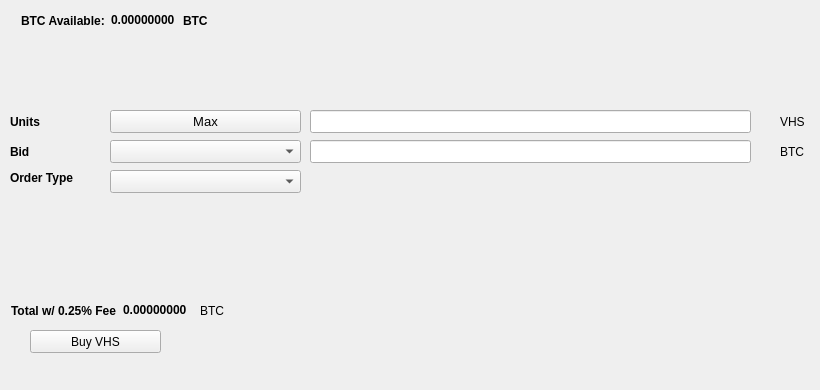
   <widget class="QWidget" name="BuyTab">
    <attribute name="title">
     <string>Buy</string>
    </attribute>
    <widget class="QPushButton" name="BuyVHS">
     <property name="geometry">
      <rect>
       <x>30</x>
       <y>330</y>
       <width>131</width>
       <height>23</height>
      </rect>
     </property>
     <property name="text">
      <string>Buy VHS</string>
     </property>
     <property name="icon">
      <iconset resource="../vhs.qrc">
       <normaloff>:/icons/bitcoin</normaloff>:/icons/bitcoin</iconset>
     </property>
    </widget>
    <widget class="QLabel" name="label_3">
     <property name="geometry">
      <rect>
       <x>10</x>
       <y>110</y>
       <width>46</width>
       <height>23</height>
      </rect>
     </property>
     <property name="font">
      <font>
       <weight>75</weight>
       <bold>true</bold>
      </font>
     </property>
     <property name="text">
      <string>Units</string>
     </property>
    </widget>
    <widget class="QLineEdit" name="UnitsInput">
     <property name="geometry">
      <rect>
       <x>310</x>
       <y>110</y>
       <width>441</width>
       <height>23</height>
      </rect>
     </property>
     <property name="font">
      <font>
       <pointsize>9</pointsize>
       <weight>75</weight>
       <bold>true</bold>
      </font>
     </property>
    </widget>
    <widget class="QLineEdit" name="BuyBidPriceEdit">
     <property name="geometry">
      <rect>
       <x>310</x>
       <y>140</y>
       <width>441</width>
       <height>23</height>
      </rect>
     </property>
     <property name="font">
      <font>
       <pointsize>9</pointsize>
       <weight>75</weight>
       <bold>true</bold>
      </font>
     </property>
    </widget>
    <widget class="QLabel" name="label_4">
     <property name="geometry">
      <rect>
       <x>780</x>
       <y>110</y>
       <width>31</width>
       <height>23</height>
      </rect>
     </property>
     <property name="text">
      <string>VHS</string>
     </property>
    </widget>
    <widget class="QLabel" name="label_5">
     <property name="geometry">
      <rect>
       <x>780</x>
       <y>140</y>
       <width>31</width>
       <height>23</height>
      </rect>
     </property>
     <property name="text">
      <string>BTC</string>
     </property>
    </widget>
    <widget class="QLabel" name="label_6">
     <property name="geometry">
      <rect>
       <x>10</x>
       <y>140</y>
       <width>46</width>
       <height>23</height>
      </rect>
     </property>
     <property name="font">
      <font>
       <weight>75</weight>
       <bold>true</bold>
      </font>
     </property>
     <property name="text">
      <string>Bid</string>
     </property>
    </widget>
    <widget class="QLabel" name="label_7">
     <property name="geometry">
      <rect>
       <x>10</x>
       <y>170</y>
       <width>91</width>
       <height>16</height>
      </rect>
     </property>
     <property name="font">
      <font>
       <weight>75</weight>
       <bold>true</bold>
      </font>
     </property>
     <property name="text">
      <string>Order Type</string>
     </property>
    </widget>
    <widget class="QPushButton" name="Buy_Max_Amount">
     <property name="geometry">
      <rect>
       <x>110</x>
       <y>110</y>
       <width>191</width>
       <height>23</height>
      </rect>
     </property>
     <property name="font">
      <font>
       <pointsize>10</pointsize>
      </font>
     </property>
     <property name="text">
      <string>Max</string>
     </property>
    </widget>
    <widget class="QComboBox" name="BuyBidcomboBox">
     <property name="geometry">
      <rect>
       <x>110</x>
       <y>140</y>
       <width>191</width>
       <height>23</height>
      </rect>
     </property>
     <property name="font">
      <font>
       <pointsize>10</pointsize>
      </font>
     </property>
    </widget>
    <widget class="QComboBox" name="buyOrdertypeCombo">
     <property name="geometry">
      <rect>
       <x>110</x>
       <y>170</y>
       <width>191</width>
       <height>23</height>
      </rect>
     </property>
     <property name="font">
      <font>
       <pointsize>10</pointsize>
      </font>
     </property>
    </widget>
    <widget class="QWidget" name="layoutWidget1">
     <property name="geometry">
      <rect>
       <x>21</x>
       <y>11</y>
       <width>227</width>
       <height>19</height>
      </rect>
     </property>
     <layout class="QHBoxLayout" name="horizontalLayout_3">
      <item>
       <widget class="QLabel" name="label232">
        <property name="font">
         <font>
          <weight>75</weight>
          <bold>true</bold>
         </font>
        </property>
        <property name="text">
         <string>BTC Available:</string>
        </property>
       </widget>
      </item>
      <item>
       <widget class="QLabel" name="BtcAvailableLbl">
        <property name="palette">
         <palette>
          <active>
           <colorrole role="WindowText">
            <brush brushstyle="SolidPattern">
             <color alpha="255">
              <red>0</red>
              <green>0</green>
              <blue>0</blue>
             </color>
            </brush>
           </colorrole>
           <colorrole role="Button">
            <brush brushstyle="SolidPattern">
             <color alpha="255">
              <red>0</red>
              <green>170</green>
              <blue>0</blue>
             </color>
            </brush>
           </colorrole>
           <colorrole role="Light">
            <brush brushstyle="SolidPattern">
             <color alpha="255">
              <red>0</red>
              <green>255</green>
              <blue>0</blue>
             </color>
            </brush>
           </colorrole>
           <colorrole role="Midlight">
            <brush brushstyle="SolidPattern">
             <color alpha="255">
              <red>0</red>
              <green>212</green>
              <blue>0</blue>
             </color>
            </brush>
           </colorrole>
           <colorrole role="Dark">
            <brush brushstyle="SolidPattern">
             <color alpha="255">
              <red>0</red>
              <green>85</green>
              <blue>0</blue>
             </color>
            </brush>
           </colorrole>
           <colorrole role="Mid">
            <brush brushstyle="SolidPattern">
             <color alpha="255">
              <red>0</red>
              <green>113</green>
              <blue>0</blue>
             </color>
            </brush>
           </colorrole>
           <colorrole role="Text">
            <brush brushstyle="SolidPattern">
             <color alpha="255">
              <red>0</red>
              <green>170</green>
              <blue>0</blue>
             </color>
            </brush>
           </colorrole>
           <colorrole role="BrightText">
            <brush brushstyle="SolidPattern">
             <color alpha="255">
              <red>255</red>
              <green>255</green>
              <blue>255</blue>
             </color>
            </brush>
           </colorrole>
           <colorrole role="ButtonText">
            <brush brushstyle="SolidPattern">
             <color alpha="255">
              <red>0</red>
              <green>0</green>
              <blue>0</blue>
             </color>
            </brush>
           </colorrole>
           <colorrole role="Base">
            <brush brushstyle="SolidPattern">
             <color alpha="255">
              <red>255</red>
              <green>255</green>
              <blue>255</blue>
             </color>
            </brush>
           </colorrole>
           <colorrole role="Window">
            <brush brushstyle="SolidPattern">
             <color alpha="255">
              <red>0</red>
              <green>170</green>
              <blue>0</blue>
             </color>
            </brush>
           </colorrole>
           <colorrole role="Shadow">
            <brush brushstyle="SolidPattern">
             <color alpha="255">
              <red>0</red>
              <green>0</green>
              <blue>0</blue>
             </color>
            </brush>
           </colorrole>
           <colorrole role="AlternateBase">
            <brush brushstyle="SolidPattern">
             <color alpha="255">
              <red>127</red>
              <green>212</green>
              <blue>127</blue>
             </color>
            </brush>
           </colorrole>
           <colorrole role="ToolTipBase">
            <brush brushstyle="SolidPattern">
             <color alpha="255">
              <red>255</red>
              <green>255</green>
              <blue>220</blue>
             </color>
            </brush>
           </colorrole>
           <colorrole role="ToolTipText">
            <brush brushstyle="SolidPattern">
             <color alpha="255">
              <red>0</red>
              <green>0</green>
              <blue>0</blue>
             </color>
            </brush>
           </colorrole>
          </active>
          <inactive>
           <colorrole role="WindowText">
            <brush brushstyle="SolidPattern">
             <color alpha="255">
              <red>0</red>
              <green>0</green>
              <blue>0</blue>
             </color>
            </brush>
           </colorrole>
           <colorrole role="Button">
            <brush brushstyle="SolidPattern">
             <color alpha="255">
              <red>0</red>
              <green>170</green>
              <blue>0</blue>
             </color>
            </brush>
           </colorrole>
           <colorrole role="Light">
            <brush brushstyle="SolidPattern">
             <color alpha="255">
              <red>0</red>
              <green>255</green>
              <blue>0</blue>
             </color>
            </brush>
           </colorrole>
           <colorrole role="Midlight">
            <brush brushstyle="SolidPattern">
             <color alpha="255">
              <red>0</red>
              <green>212</green>
              <blue>0</blue>
             </color>
            </brush>
           </colorrole>
           <colorrole role="Dark">
            <brush brushstyle="SolidPattern">
             <color alpha="255">
              <red>0</red>
              <green>85</green>
              <blue>0</blue>
             </color>
            </brush>
           </colorrole>
           <colorrole role="Mid">
            <brush brushstyle="SolidPattern">
             <color alpha="255">
              <red>0</red>
              <green>113</green>
              <blue>0</blue>
             </color>
            </brush>
           </colorrole>
           <colorrole role="Text">
            <brush brushstyle="SolidPattern">
             <color alpha="255">
              <red>0</red>
              <green>170</green>
              <blue>0</blue>
             </color>
            </brush>
           </colorrole>
           <colorrole role="BrightText">
            <brush brushstyle="SolidPattern">
             <color alpha="255">
              <red>255</red>
              <green>255</green>
              <blue>255</blue>
             </color>
            </brush>
           </colorrole>
           <colorrole role="ButtonText">
            <brush brushstyle="SolidPattern">
             <color alpha="255">
              <red>0</red>
              <green>0</green>
              <blue>0</blue>
             </color>
            </brush>
           </colorrole>
           <colorrole role="Base">
            <brush brushstyle="SolidPattern">
             <color alpha="255">
              <red>255</red>
              <green>255</green>
              <blue>255</blue>
             </color>
            </brush>
           </colorrole>
           <colorrole role="Window">
            <brush brushstyle="SolidPattern">
             <color alpha="255">
              <red>0</red>
              <green>170</green>
              <blue>0</blue>
             </color>
            </brush>
           </colorrole>
           <colorrole role="Shadow">
            <brush brushstyle="SolidPattern">
             <color alpha="255">
              <red>0</red>
              <green>0</green>
              <blue>0</blue>
             </color>
            </brush>
           </colorrole>
           <colorrole role="AlternateBase">
            <brush brushstyle="SolidPattern">
             <color alpha="255">
              <red>127</red>
              <green>212</green>
              <blue>127</blue>
             </color>
            </brush>
           </colorrole>
           <colorrole role="ToolTipBase">
            <brush brushstyle="SolidPattern">
             <color alpha="255">
              <red>255</red>
              <green>255</green>
              <blue>220</blue>
             </color>
            </brush>
           </colorrole>
           <colorrole role="ToolTipText">
            <brush brushstyle="SolidPattern">
             <color alpha="255">
              <red>0</red>
              <green>0</green>
              <blue>0</blue>
             </color>
            </brush>
           </colorrole>
          </inactive>
          <disabled>
           <colorrole role="WindowText">
            <brush brushstyle="SolidPattern">
             <color alpha="255">
              <red>0</red>
              <green>85</green>
              <blue>0</blue>
             </color>
            </brush>
           </colorrole>
           <colorrole role="Button">
            <brush brushstyle="SolidPattern">
             <color alpha="255">
              <red>0</red>
              <green>170</green>
              <blue>0</blue>
             </color>
            </brush>
           </colorrole>
           <colorrole role="Light">
            <brush brushstyle="SolidPattern">
             <color alpha="255">
              <red>0</red>
              <green>255</green>
              <blue>0</blue>
             </color>
            </brush>
           </colorrole>
           <colorrole role="Midlight">
            <brush brushstyle="SolidPattern">
             <color alpha="255">
              <red>0</red>
              <green>212</green>
              <blue>0</blue>
             </color>
            </brush>
           </colorrole>
           <colorrole role="Dark">
            <brush brushstyle="SolidPattern">
             <color alpha="255">
              <red>0</red>
              <green>85</green>
              <blue>0</blue>
             </color>
            </brush>
           </colorrole>
           <colorrole role="Mid">
            <brush brushstyle="SolidPattern">
             <color alpha="255">
              <red>0</red>
              <green>113</green>
              <blue>0</blue>
             </color>
            </brush>
           </colorrole>
           <colorrole role="Text">
            <brush brushstyle="SolidPattern">
             <color alpha="255">
              <red>0</red>
              <green>85</green>
              <blue>0</blue>
             </color>
            </brush>
           </colorrole>
           <colorrole role="BrightText">
            <brush brushstyle="SolidPattern">
             <color alpha="255">
              <red>255</red>
              <green>255</green>
              <blue>255</blue>
             </color>
            </brush>
           </colorrole>
           <colorrole role="ButtonText">
            <brush brushstyle="SolidPattern">
             <color alpha="255">
              <red>0</red>
              <green>85</green>
              <blue>0</blue>
             </color>
            </brush>
           </colorrole>
           <colorrole role="Base">
            <brush brushstyle="SolidPattern">
             <color alpha="255">
              <red>0</red>
              <green>170</green>
              <blue>0</blue>
             </color>
            </brush>
           </colorrole>
           <colorrole role="Window">
            <brush brushstyle="SolidPattern">
             <color alpha="255">
              <red>0</red>
              <green>170</green>
              <blue>0</blue>
             </color>
            </brush>
           </colorrole>
           <colorrole role="Shadow">
            <brush brushstyle="SolidPattern">
             <color alpha="255">
              <red>0</red>
              <green>0</green>
              <blue>0</blue>
             </color>
            </brush>
           </colorrole>
           <colorrole role="AlternateBase">
            <brush brushstyle="SolidPattern">
             <color alpha="255">
              <red>0</red>
              <green>170</green>
              <blue>0</blue>
             </color>
            </brush>
           </colorrole>
           <colorrole role="ToolTipBase">
            <brush brushstyle="SolidPattern">
             <color alpha="255">
              <red>255</red>
              <green>255</green>
              <blue>220</blue>
             </color>
            </brush>
           </colorrole>
           <colorrole role="ToolTipText">
            <brush brushstyle="SolidPattern">
             <color alpha="255">
              <red>0</red>
              <green>0</green>
              <blue>0</blue>
             </color>
            </brush>
           </colorrole>
          </disabled>
         </palette>
        </property>
        <property name="font">
         <font>
          <weight>75</weight>
          <bold>true</bold>
         </font>
        </property>
        <property name="text">
         <string>0.00000000</string>
        </property>
        <property name="textInteractionFlags">
         <set>Qt::LinksAccessibleByMouse|Qt::TextSelectableByKeyboard|Qt::TextSelectableByMouse</set>
        </property>
       </widget>
      </item>
      <item>
       <widget class="QLabel" name="BtcAvailableLbl_2">
        <property name="font">
         <font>
          <weight>75</weight>
          <bold>true</bold>
         </font>
        </property>
        <property name="text">
         <string>BTC</string>
        </property>
       </widget>
      </item>
     </layout>
    </widget>
    <widget class="QWidget" name="layoutWidge2">
     <property name="geometry">
      <rect>
       <x>11</x>
       <y>301</y>
       <width>259</width>
       <height>19</height>
      </rect>
     </property>
     <layout class="QHBoxLayout" name="horizontalLayout_4">
      <item>
       <widget class="QLabel" name="label_9">
        <property name="font">
         <font>
          <weight>75</weight>
          <bold>true</bold>
         </font>
        </property>
        <property name="text">
         <string>Total w/ 0.25% Fee</string>
        </property>
       </widget>
      </item>
      <item>
       <widget class="QLabel" name="BuyCostLabel">
        <property name="palette">
         <palette>
          <active>
           <colorrole role="WindowText">
            <brush brushstyle="SolidPattern">
             <color alpha="255">
              <red>0</red>
              <green>0</green>
              <blue>0</blue>
             </color>
            </brush>
           </colorrole>
           <colorrole role="Button">
            <brush brushstyle="SolidPattern">
             <color alpha="255">
              <red>0</red>
              <green>170</green>
              <blue>0</blue>
             </color>
            </brush>
           </colorrole>
           <colorrole role="Light">
            <brush brushstyle="SolidPattern">
             <color alpha="255">
              <red>0</red>
              <green>255</green>
              <blue>0</blue>
             </color>
            </brush>
           </colorrole>
           <colorrole role="Midlight">
            <brush brushstyle="SolidPattern">
             <color alpha="255">
              <red>0</red>
              <green>212</green>
              <blue>0</blue>
             </color>
            </brush>
           </colorrole>
           <colorrole role="Dark">
            <brush brushstyle="SolidPattern">
             <color alpha="255">
              <red>0</red>
              <green>85</green>
              <blue>0</blue>
             </color>
            </brush>
           </colorrole>
           <colorrole role="Mid">
            <brush brushstyle="SolidPattern">
             <color alpha="255">
              <red>0</red>
              <green>113</green>
              <blue>0</blue>
             </color>
            </brush>
           </colorrole>
           <colorrole role="Text">
            <brush brushstyle="SolidPattern">
             <color alpha="255">
              <red>0</red>
              <green>170</green>
              <blue>0</blue>
             </color>
            </brush>
           </colorrole>
           <colorrole role="BrightText">
            <brush brushstyle="SolidPattern">
             <color alpha="255">
              <red>255</red>
              <green>255</green>
              <blue>255</blue>
             </color>
            </brush>
           </colorrole>
           <colorrole role="ButtonText">
            <brush brushstyle="SolidPattern">
             <color alpha="255">
              <red>0</red>
              <green>0</green>
              <blue>0</blue>
             </color>
            </brush>
           </colorrole>
           <colorrole role="Base">
            <brush brushstyle="SolidPattern">
             <color alpha="255">
              <red>255</red>
              <green>255</green>
              <blue>255</blue>
             </color>
            </brush>
           </colorrole>
           <colorrole role="Window">
            <brush brushstyle="SolidPattern">
             <color alpha="255">
              <red>0</red>
              <green>170</green>
              <blue>0</blue>
             </color>
            </brush>
           </colorrole>
           <colorrole role="Shadow">
            <brush brushstyle="SolidPattern">
             <color alpha="255">
              <red>0</red>
              <green>0</green>
              <blue>0</blue>
             </color>
            </brush>
           </colorrole>
           <colorrole role="AlternateBase">
            <brush brushstyle="SolidPattern">
             <color alpha="255">
              <red>127</red>
              <green>212</green>
              <blue>127</blue>
             </color>
            </brush>
           </colorrole>
           <colorrole role="ToolTipBase">
            <brush brushstyle="SolidPattern">
             <color alpha="255">
              <red>255</red>
              <green>255</green>
              <blue>220</blue>
             </color>
            </brush>
           </colorrole>
           <colorrole role="ToolTipText">
            <brush brushstyle="SolidPattern">
             <color alpha="255">
              <red>0</red>
              <green>0</green>
              <blue>0</blue>
             </color>
            </brush>
           </colorrole>
          </active>
          <inactive>
           <colorrole role="WindowText">
            <brush brushstyle="SolidPattern">
             <color alpha="255">
              <red>0</red>
              <green>0</green>
              <blue>0</blue>
             </color>
            </brush>
           </colorrole>
           <colorrole role="Button">
            <brush brushstyle="SolidPattern">
             <color alpha="255">
              <red>0</red>
              <green>170</green>
              <blue>0</blue>
             </color>
            </brush>
           </colorrole>
           <colorrole role="Light">
            <brush brushstyle="SolidPattern">
             <color alpha="255">
              <red>0</red>
              <green>255</green>
              <blue>0</blue>
             </color>
            </brush>
           </colorrole>
           <colorrole role="Midlight">
            <brush brushstyle="SolidPattern">
             <color alpha="255">
              <red>0</red>
              <green>212</green>
              <blue>0</blue>
             </color>
            </brush>
           </colorrole>
           <colorrole role="Dark">
            <brush brushstyle="SolidPattern">
             <color alpha="255">
              <red>0</red>
              <green>85</green>
              <blue>0</blue>
             </color>
            </brush>
           </colorrole>
           <colorrole role="Mid">
            <brush brushstyle="SolidPattern">
             <color alpha="255">
              <red>0</red>
              <green>113</green>
              <blue>0</blue>
             </color>
            </brush>
           </colorrole>
           <colorrole role="Text">
            <brush brushstyle="SolidPattern">
             <color alpha="255">
              <red>0</red>
              <green>170</green>
              <blue>0</blue>
             </color>
            </brush>
           </colorrole>
           <colorrole role="BrightText">
            <brush brushstyle="SolidPattern">
             <color alpha="255">
              <red>255</red>
              <green>255</green>
              <blue>255</blue>
             </color>
            </brush>
           </colorrole>
           <colorrole role="ButtonText">
            <brush brushstyle="SolidPattern">
             <color alpha="255">
              <red>0</red>
              <green>0</green>
              <blue>0</blue>
             </color>
            </brush>
           </colorrole>
           <colorrole role="Base">
            <brush brushstyle="SolidPattern">
             <color alpha="255">
              <red>255</red>
              <green>255</green>
              <blue>255</blue>
             </color>
            </brush>
           </colorrole>
           <colorrole role="Window">
            <brush brushstyle="SolidPattern">
             <color alpha="255">
              <red>0</red>
              <green>170</green>
              <blue>0</blue>
             </color>
            </brush>
           </colorrole>
           <colorrole role="Shadow">
            <brush brushstyle="SolidPattern">
             <color alpha="255">
              <red>0</red>
              <green>0</green>
              <blue>0</blue>
             </color>
            </brush>
           </colorrole>
           <colorrole role="AlternateBase">
            <brush brushstyle="SolidPattern">
             <color alpha="255">
              <red>127</red>
              <green>212</green>
              <blue>127</blue>
             </color>
            </brush>
           </colorrole>
           <colorrole role="ToolTipBase">
            <brush brushstyle="SolidPattern">
             <color alpha="255">
              <red>255</red>
              <green>255</green>
              <blue>220</blue>
             </color>
            </brush>
           </colorrole>
           <colorrole role="ToolTipText">
            <brush brushstyle="SolidPattern">
             <color alpha="255">
              <red>0</red>
              <green>0</green>
              <blue>0</blue>
             </color>
            </brush>
           </colorrole>
          </inactive>
          <disabled>
           <colorrole role="WindowText">
            <brush brushstyle="SolidPattern">
             <color alpha="255">
              <red>0</red>
              <green>85</green>
              <blue>0</blue>
             </color>
            </brush>
           </colorrole>
           <colorrole role="Button">
            <brush brushstyle="SolidPattern">
             <color alpha="255">
              <red>0</red>
              <green>170</green>
              <blue>0</blue>
             </color>
            </brush>
           </colorrole>
           <colorrole role="Light">
            <brush brushstyle="SolidPattern">
             <color alpha="255">
              <red>0</red>
              <green>255</green>
              <blue>0</blue>
             </color>
            </brush>
           </colorrole>
           <colorrole role="Midlight">
            <brush brushstyle="SolidPattern">
             <color alpha="255">
              <red>0</red>
              <green>212</green>
              <blue>0</blue>
             </color>
            </brush>
           </colorrole>
           <colorrole role="Dark">
            <brush brushstyle="SolidPattern">
             <color alpha="255">
              <red>0</red>
              <green>85</green>
              <blue>0</blue>
             </color>
            </brush>
           </colorrole>
           <colorrole role="Mid">
            <brush brushstyle="SolidPattern">
             <color alpha="255">
              <red>0</red>
              <green>113</green>
              <blue>0</blue>
             </color>
            </brush>
           </colorrole>
           <colorrole role="Text">
            <brush brushstyle="SolidPattern">
             <color alpha="255">
              <red>0</red>
              <green>85</green>
              <blue>0</blue>
             </color>
            </brush>
           </colorrole>
           <colorrole role="BrightText">
            <brush brushstyle="SolidPattern">
             <color alpha="255">
              <red>255</red>
              <green>255</green>
              <blue>255</blue>
             </color>
            </brush>
           </colorrole>
           <colorrole role="ButtonText">
            <brush brushstyle="SolidPattern">
             <color alpha="255">
              <red>0</red>
              <green>85</green>
              <blue>0</blue>
             </color>
            </brush>
           </colorrole>
           <colorrole role="Base">
            <brush brushstyle="SolidPattern">
             <color alpha="255">
              <red>0</red>
              <green>170</green>
              <blue>0</blue>
             </color>
            </brush>
           </colorrole>
           <colorrole role="Window">
            <brush brushstyle="SolidPattern">
             <color alpha="255">
              <red>0</red>
              <green>170</green>
              <blue>0</blue>
             </color>
            </brush>
           </colorrole>
           <colorrole role="Shadow">
            <brush brushstyle="SolidPattern">
             <color alpha="255">
              <red>0</red>
              <green>0</green>
              <blue>0</blue>
             </color>
            </brush>
           </colorrole>
           <colorrole role="AlternateBase">
            <brush brushstyle="SolidPattern">
             <color alpha="255">
              <red>0</red>
              <green>170</green>
              <blue>0</blue>
             </color>
            </brush>
           </colorrole>
           <colorrole role="ToolTipBase">
            <brush brushstyle="SolidPattern">
             <color alpha="255">
              <red>255</red>
              <green>255</green>
              <blue>220</blue>
             </color>
            </brush>
           </colorrole>
           <colorrole role="ToolTipText">
            <brush brushstyle="SolidPattern">
             <color alpha="255">
              <red>0</red>
              <green>0</green>
              <blue>0</blue>
             </color>
            </brush>
           </colorrole>
          </disabled>
         </palette>
        </property>
        <property name="font">
         <font>
          <weight>75</weight>
          <bold>true</bold>
         </font>
        </property>
        <property name="autoFillBackground">
         <bool>false</bool>
        </property>
        <property name="text">
         <string>0.00000000</string>
        </property>
        <property name="textInteractionFlags">
         <set>Qt::LinksAccessibleByMouse|Qt::TextSelectableByMouse</set>
        </property>
       </widget>
      </item>
      <item>
       <widget class="QLabel" name="label_10">
        <property name="font">
         <font>
          <weight>50</weight>
          <bold>false</bold>
         </font>
        </property>
        <property name="text">
         <string>BTC</string>
        </property>
       </widget>
      </item>
     </layout>
    </widget>
    <widget class="QLabel" name="label_24">
     <property name="geometry">
      <rect>
       <x>460</x>
       <y>300</y>
       <width>281</width>
       <height>81</height>
      </rect>
     </property>
     <property name="text">
      <string/>
     </property>
     <property name="pixmap">
      <pixmap>:/images/bittrex</pixmap>
     </property>
    </widget>
   </widget>
